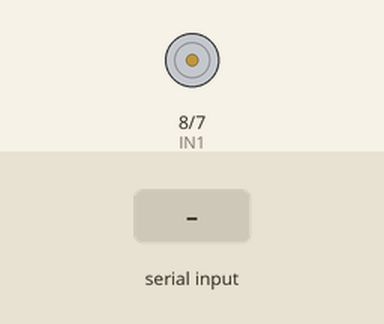
A sketch run on a simulated Arduino Uno, built with avr-gcc and run on an emulated ATmega328P. Parts: motor-driver pin pairs drawn as motors (green arrow = first pin HIGH = forward, orange = second pin HIGH = backward, longer = more drive, scaled by the enable pin). Inputs (shaded band) come from the test bench.

Above: at 1.2 s.
1.3 s: "90,45\n" received over Serial
At 1.7 s:
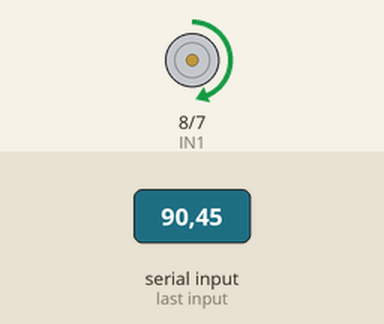
3.8 s: "5\n" received over Serial
At 4.6 s:
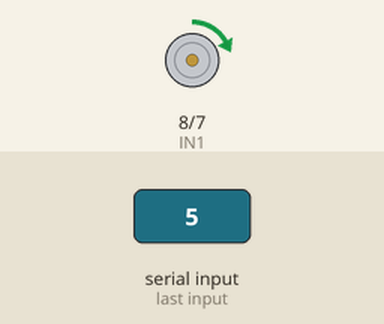
Timing chart, 0 to 6.8 s (numbered marks = the images above; inputs shaded):
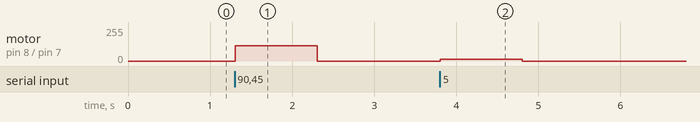

The sketch:

arduino.ino
```cpp
// Motor connections to Arduino pins
const int ENA = 9;  // Enable Pin for Motor A
const int IN1 = 8;  // Input Pin 1 for Motor A
const int IN2 = 7;  // Input Pin 2 for Motor A

void setup() {
  pinMode(ENA, OUTPUT);
  pinMode(IN1, OUTPUT);
  pinMode(IN2, OUTPUT);
  Serial.begin(9600);
}

void loop() {
  if (Serial.available() > 0) {
    int speed_percent = Serial.parseInt();
    speed_percent = constrain(speed_percent, -100, 100); // Limit speed to -100 to 100

    if (speed_percent > 0) {
      digitalWrite(IN1, HIGH);
      digitalWrite(IN2, LOW);
      analogWrite(ENA, map(speed_percent, 0, 100, 0, 255));
    } else if (speed_percent < 0) {
      digitalWrite(IN1, LOW);
      digitalWrite(IN2, HIGH);
      analogWrite(ENA, map(-speed_percent, 0, 100, 0, 255));
    } else {
      digitalWrite(IN1, LOW);
      digitalWrite(IN2, LOW);
      analogWrite(ENA, 0);
    }
  }
}
```

Measured:
- after the input at 1.3 s, motor on pin 8 (IN1) / pin 7 (IN2): stopped → forward 114/255 at once, → stopped 1.0 s later
- after the input at 3.8 s, motor on pin 8 (IN1) / pin 7 (IN2): stopped → forward 12/255 at once, → stopped 1.0 s later
